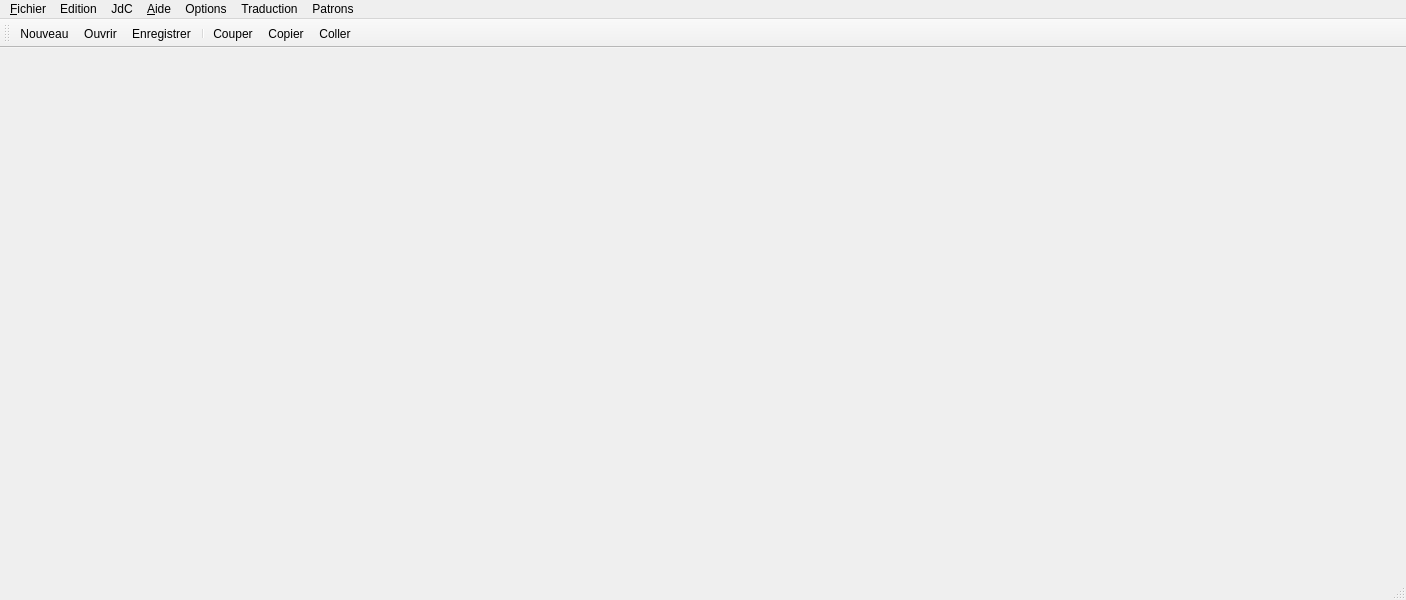
<ui version="4.0" >
 <class>Eficas</class>
 <widget class="QMainWindow" name="Eficas" >
  <property name="geometry" >
   <rect>
    <x>0</x>
    <y>0</y>
    <width>1406</width>
    <height>600</height>
   </rect>
  </property>
  <property name="windowTitle" >
   <string>MainWindow</string>
  </property>
  <widget class="QWidget" name="centralwidget" >
   <property name="geometry" >
    <rect>
     <x>0</x>
     <y>68</y>
     <width>1406</width>
     <height>510</height>
    </rect>
   </property>
  </widget>
  <widget class="QMenuBar" name="menubar" >
   <property name="geometry" >
    <rect>
     <x>0</x>
     <y>0</y>
     <width>1406</width>
     <height>29</height>
    </rect>
   </property>
   <widget class="QMenu" name="menuFichier" >
    <property name="title" >
     <string>&amp;Fichier</string>
    </property>
    <addaction name="action_Nouveau" />
    <addaction name="actionNouvel_Include" />
    <addaction name="action_Ouvrir" />
    <addaction name="separator" />
    <addaction name="actionEnregistrer" />
    <addaction name="actionEnregistrer_sous" />
    <addaction name="actionFermer" />
    <addaction name="actionFermer_tout" />
    <addaction name="separator" />
    <addaction name="actionQuitter" />
   </widget>
   <widget class="QMenu" name="menuEdition" >
    <property name="title" >
     <string>Edition</string>
    </property>
    <addaction name="actionCouper" />
    <addaction name="actionCopier" />
    <addaction name="actionColler" />
   </widget>
   <widget class="QMenu" name="menuJdC" >
    <property name="title" >
     <string>JdC</string>
    </property>
    <addaction name="actionRapport_de_Validation" />
    <addaction name="actionFichier_Source" />
    <addaction name="actionFichier_Resultat" />
   </widget>
   <widget class="QMenu" name="menu_Aide" >
    <property name="title" >
     <string>&amp;Aide</string>
    </property>
   </widget>
   <widget class="QMenu" name="menuOptions" >
    <property name="title" >
     <string>Options</string>
    </property>
    <addaction name="actionParametres_Eficas" />
    <addaction name="actionLecteur_Pdf" />
   </widget>
   <widget class="QMenu" name="menuTraduction" >
    <property name="title" >
     <string>Traduction</string>
    </property>
    <addaction name="actionTraduitV7V8" />
    <addaction name="actionTraduitV8V9" />
   </widget>
   <widget class="QMenu" name="menuPatrons" >
    <property name="title" >
     <string>Patrons</string>
    </property>
   </widget>
   <addaction name="menuFichier" />
   <addaction name="menuEdition" />
   <addaction name="menuJdC" />
   <addaction name="menu_Aide" />
   <addaction name="menuOptions" />
   <addaction name="menuTraduction" />
   <addaction name="menuPatrons" />
  </widget>
  <widget class="QStatusBar" name="statusbar" >
   <property name="geometry" >
    <rect>
     <x>0</x>
     <y>578</y>
     <width>1406</width>
     <height>22</height>
    </rect>
   </property>
  </widget>
  <widget class="QToolBar" name="toolBar" >
   <property name="geometry" >
    <rect>
     <x>0</x>
     <y>29</y>
     <width>1406</width>
     <height>39</height>
    </rect>
   </property>
   <property name="windowTitle" >
    <string>toolBar</string>
   </property>
   <attribute name="toolBarArea" >
    <enum>TopToolBarArea</enum>
   </attribute>
   <attribute name="toolBarBreak" >
    <bool>false</bool>
   </attribute>
   <addaction name="action_Nouveau" />
   <addaction name="action_Ouvrir" />
   <addaction name="actionEnregistrer" />
   <addaction name="separator" />
   <addaction name="actionCouper" />
   <addaction name="actionCopier" />
   <addaction name="actionColler" />
  </widget>
  <action name="action_Nouveau" >
   <property name="icon" >
    <iconset>
     <normaloff>icons/New24.gif</normaloff>icons/New24.gif</iconset>
   </property>
   <property name="text" >
    <string>&amp;Nouveau</string>
   </property>
   <property name="shortcut" >
    <string>Ctrl+N</string>
   </property>
  </action>
  <action name="actionNouvel_Include" >
   <property name="text" >
    <string>Nouvel Include</string>
   </property>
  </action>
  <action name="action_Ouvrir" >
   <property name="icon" >
    <iconset>
     <normaloff>icons/Open24.gif</normaloff>icons/Open24.gif</iconset>
   </property>
   <property name="text" >
    <string>&amp;Ouvrir</string>
   </property>
   <property name="shortcut" >
    <string>Ctrl+O</string>
   </property>
  </action>
  <action name="actionEnregistrer" >
   <property name="icon" >
    <iconset>
     <normaloff>icons/Save24.gif</normaloff>icons/Save24.gif</iconset>
   </property>
   <property name="text" >
    <string>Enregistrer</string>
   </property>
   <property name="shortcut" >
    <string>Ctrl+E</string>
   </property>
  </action>
  <action name="actionEnregistrer_sous" >
   <property name="text" >
    <string>Enregistrer sous</string>
   </property>
   <property name="shortcut" >
    <string>Ctrl+Shift+E</string>
   </property>
  </action>
  <action name="actionFermer" >
   <property name="text" >
    <string>Fermer </string>
   </property>
   <property name="shortcut" >
    <string>Ctrl+W</string>
   </property>
  </action>
  <action name="actionFermer_tout" >
   <property name="text" >
    <string>Fermer tout</string>
   </property>
  </action>
  <action name="actionCouper" >
   <property name="icon" >
    <iconset>
     <normaloff>icons/Cut24.gif</normaloff>icons/Cut24.gif</iconset>
   </property>
   <property name="text" >
    <string>Couper</string>
   </property>
   <property name="shortcut" >
    <string>Ctrl+X</string>
   </property>
  </action>
  <action name="actionCopier" >
   <property name="icon" >
    <iconset>
     <normaloff>icons/Copy24.gif</normaloff>icons/Copy24.gif</iconset>
   </property>
   <property name="text" >
    <string>Copier</string>
   </property>
   <property name="shortcut" >
    <string>Ctrl+C</string>
   </property>
  </action>
  <action name="actionColler" >
   <property name="icon" >
    <iconset>
     <normaloff>icons/Paste24.gif</normaloff>icons/Paste24.gif</iconset>
   </property>
   <property name="text" >
    <string>Coller</string>
   </property>
   <property name="shortcut" >
    <string>Ctrl+V</string>
   </property>
  </action>
  <action name="actionQuitter" >
   <property name="text" >
    <string>Quitter</string>
   </property>
   <property name="shortcut" >
    <string>Ctrl+Q</string>
   </property>
  </action>
  <action name="actionRapport_de_Validation" >
   <property name="text" >
    <string>Rapport de Validation</string>
   </property>
  </action>
  <action name="actionFichier_Source" >
   <property name="text" >
    <string>Fichier Source</string>
   </property>
  </action>
  <action name="actionFichier_Resultat" >
   <property name="text" >
    <string>Fichier Résultat</string>
   </property>
  </action>
  <action name="actionParametres_Eficas" >
   <property name="text" >
    <string>Parametres Eficas</string>
   </property>
  </action>
  <action name="actionLecteur_Pdf" >
   <property name="text" >
    <string>Lecteur Pdf</string>
   </property>
  </action>
  <action name="actionTraduitV7V8" >
   <property name="text" >
    <string>TraduitV7V8</string>
   </property>
  </action>
  <action name="actionTraduitV8V9" >
   <property name="text" >
    <string>TraduitV8V9</string>
   </property>
  </action>
 </widget>
 <resources/>
 <connections/>
</ui>
